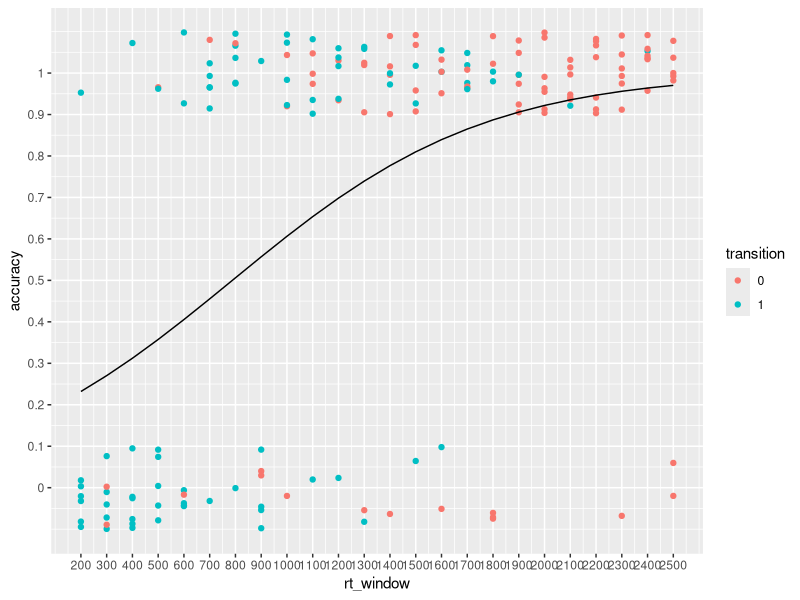

The R script that drew this image:
library(tidyverse)

d <- read.csv('my_data.csv')
colnames(d) <- c('rt_window', 'transition', 'pswitch', 'accuracy')
d <- d[d$rt_window<=2500,]

m1 <- glm(accuracy ~ rt_window, data = d, family = binomial(link = 'logit'))

b0 <- m1$coefficients[1]
b1 <- m1$coefficients[2]

d$proba <- 1 / (1 + exp(-(b0 + d$rt_window * b1)))

d %>% 
    mutate(transition = factor(transition)) %>% 
    ggplot(aes(x = rt_window, y = accuracy)) + 
    geom_jitter(aes(color = transition), width = 0.1, height = .1) + 
    geom_line(aes(x = rt_window, y = proba)) +
    scale_y_continuous(labels = seq(0,1, by = .1), breaks = seq(0, 1, by = .1)) + 
    scale_x_continuous(labels = seq(200, 2500, by = 100), breaks = seq(200, 2500, by = 100))

